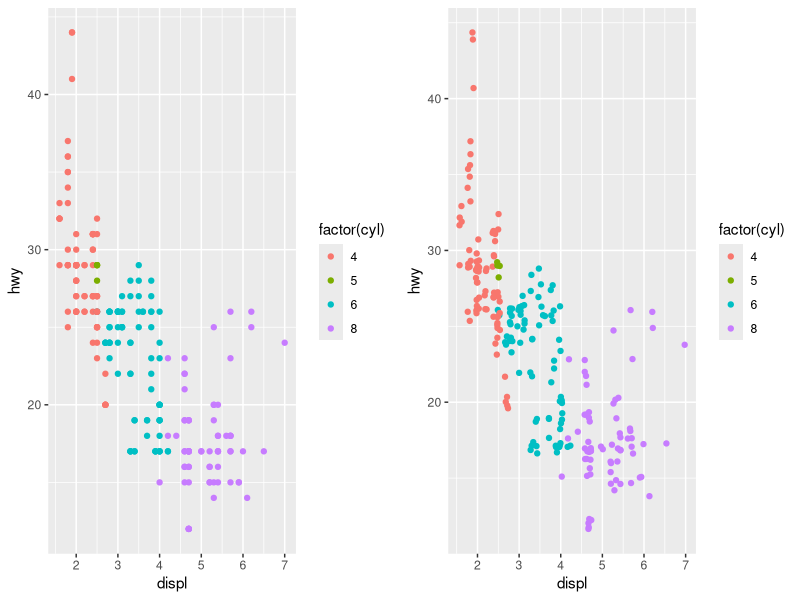
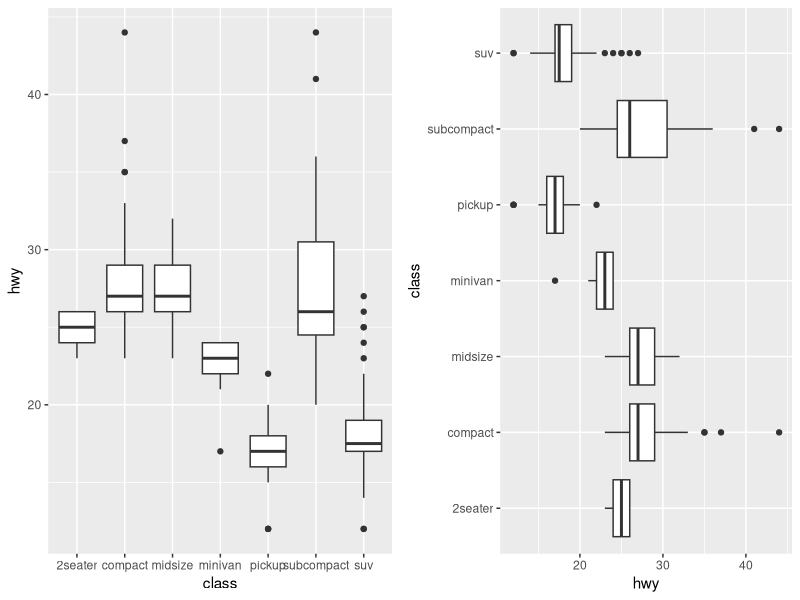
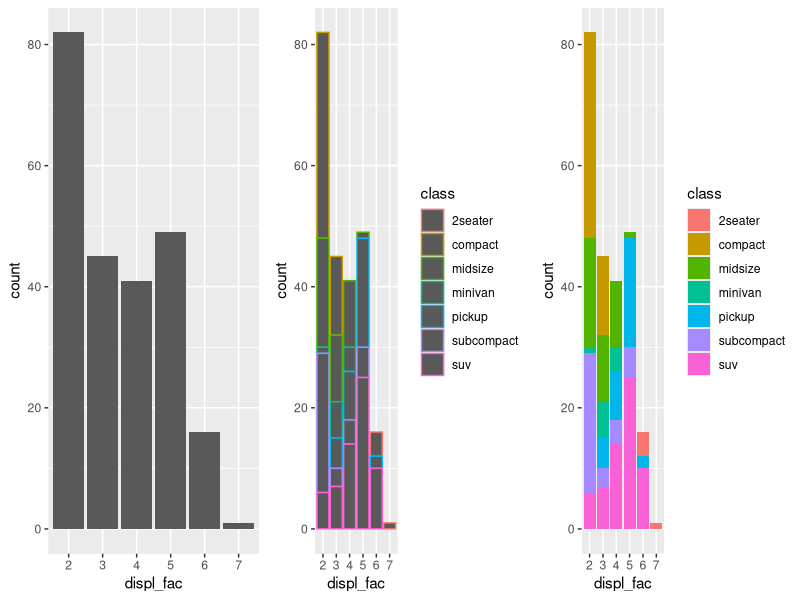
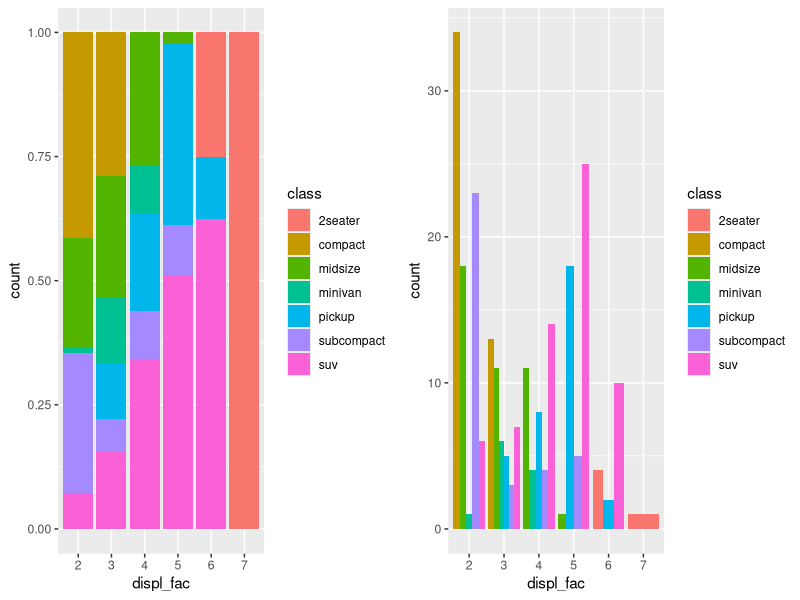
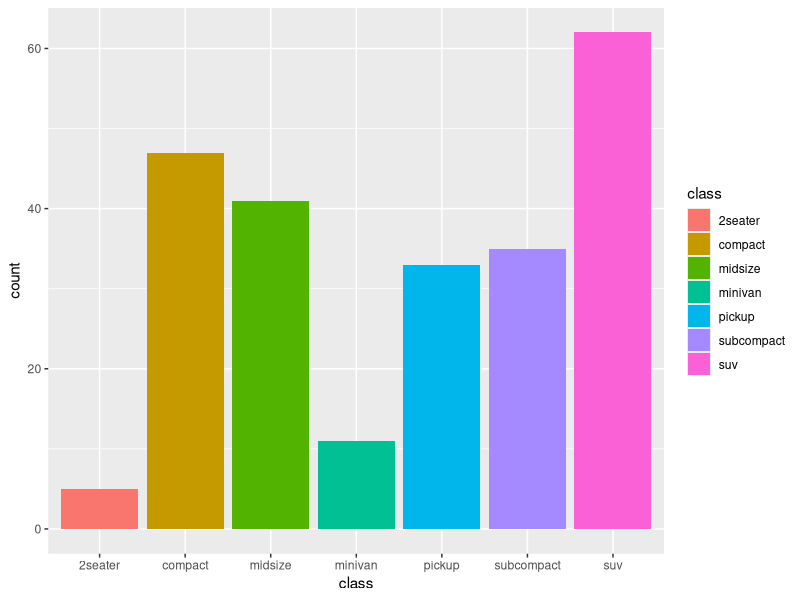
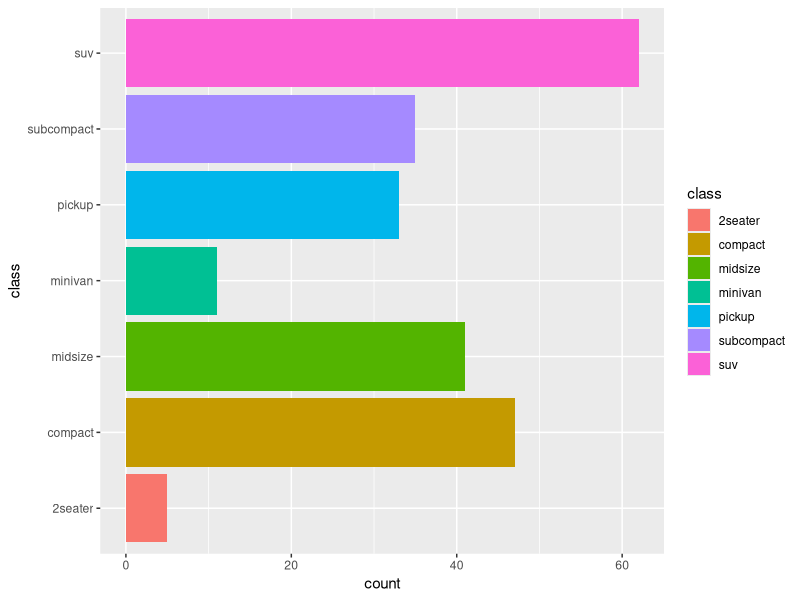
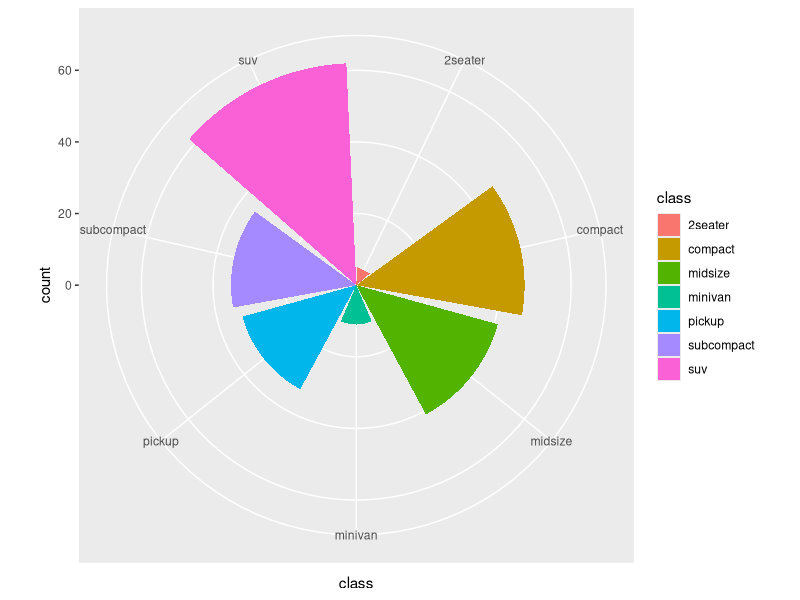

Source code (R) for these figures, in order:
## ---- chunk 1
knitr::opts_chunk$set(echo = TRUE)
## ---- chunk 2
library(ggplot2)
library(gridExtra)
a <- ggplot(data = mpg) +
  geom_point(aes(x = displ, y = hwy, color = factor(cyl)))
b <- ggplot(data = mpg) +
  geom_point(aes(x = displ, y = hwy, color = factor(cyl)),
             position = "jitter")
grid.arrange(a, b, nrow=1, ncol=2)
## ---- chunk 3
a <- ggplot(data = mpg) + 
  geom_boxplot(aes(x = class, y = hwy))
b <- ggplot(data = mpg) + 
  geom_boxplot(aes(x = class, y = hwy)) +
  coord_flip()
grid.arrange(a, b, nrow=1, ncol=2)
## ---- chunk 4
mpg$displ_fac <- factor(round(mpg$displ,0))
a <- ggplot(data = mpg) + 
  geom_bar(aes(x = displ_fac))
b <- ggplot(data = mpg) + 
  geom_bar(aes(x = displ_fac, color = class))
c <- ggplot(data = mpg) +
  geom_bar(aes(x = displ_fac, fill = class))
grid.arrange(a, b, c, nrow=1, ncol=3)
## ---- chunk 5
a <- ggplot(data = mpg) +
  geom_bar(aes(x = displ_fac, fill = class), position = "fill")
b <- ggplot(data = mpg) +
  geom_bar(aes(x = displ_fac, fill = class), position = "dodge")
grid.arrange(a, b, nrow=1, ncol=2)
## ---- chunk 6
a <- ggplot(data = mpg) + 
  geom_bar(aes(x = class, fill = class))
b <- a + coord_flip()
c <- a + coord_polar()
a
b
c
## ---- chunk 7
head(mpg[,c("displ", "hwy", "cyl")],10)
